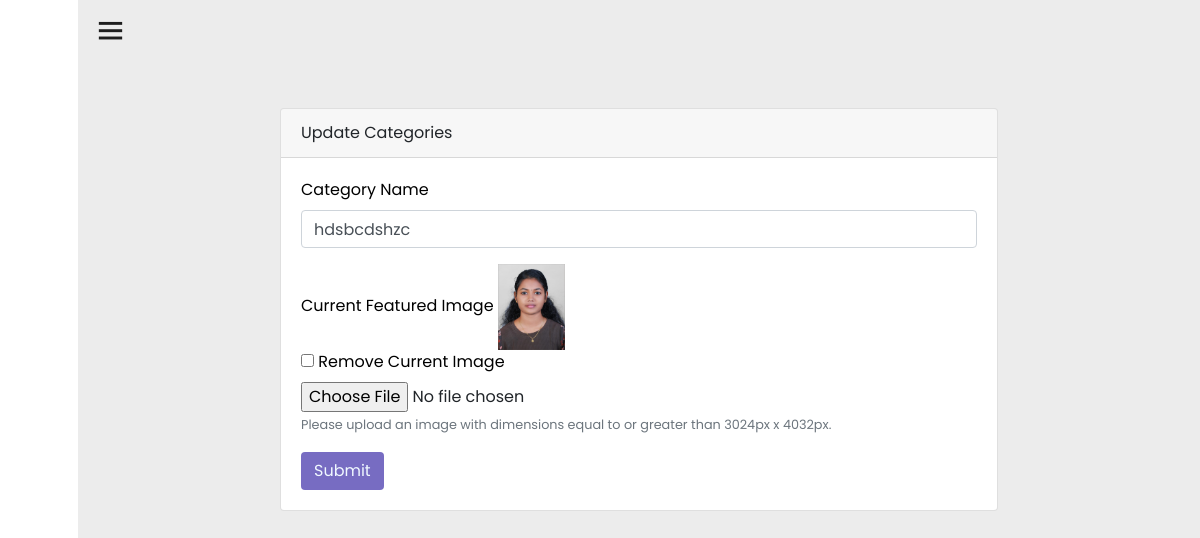
Page /admin_update_categories/13/ (signed in) on the committed database.
### travelapp/models.py (models this page shows, shortened)
class Category(models.Model):
    heading = models.CharField(max_length=255, verbose_name='Category Heading')
    image = models.ImageField(upload_to='image/', null=True, blank=True)

### travelapp/views.py (the view)
# urls.py: path('admin_update_categories/<int:id>/',views.admin_update_categories,name='admin_update_categories'),
@login_required(login_url='user_login')
def admin_update_categories(request, id):
    categories = get_object_or_404(Category, id=id)
    if request.method == 'POST':
        form = CategoryForm(request.POST, request.FILES, instance=categories)
        if form.is_valid():
            if 'remove_image' in request.POST:
                categories.image.delete()  # Delete the current image
                categories.image = None    # Remove the image field value
            form.save()
            return redirect('admin_category_view')
    else:
        form = CategoryForm(instance=categories)
    return render(request, 'admin_update_categories.html', {'form': form, 'categories': categories})

### travelapp/forms.py
class CategoryForm(forms.ModelForm):
    class Meta:
        model = Category
        fields = '__all__'

### travelapp/templates/admin_update_categories.html (shortened to what this page needs)
<!DOCTYPE html>
<html lang="en">
{% load static %}
<head>
       <link href='https://unpkg.com/boxicons@2.1.2/css/boxicons.min.css' rel='stylesheet'>
       <link rel="stylesheet" href="{% static 'asset/css/font-awesome.min.css' %}">
       <link rel="stylesheet" href="{% static 'asset/css/style.css' %}">
       <link rel="stylesheet" href="{% static 'asset/assets/css/style.css' %}">
    <link rel="stylesheet" href="{% static 'ad/css/bootstrap.min.css' %}">
    <link rel="stylesheet" href="{% static 'ad/css/style.css' %}">
    <link rel="stylesheet" href="{% static 'ad/css/bootstrap-theme.min.css' %}">
    <link rel="stylesheet" href="{% static 'ad/css/custom-bs.css' %}">
    <link rel="stylesheet" href="{% static 'ad/css/jquery.fancybox.min.css' %}">
    <link rel="stylesheet" href="{% static 'ad/css/owl.carousel.min.css' %}">
    <link rel="stylesheet" href="{% static 'ad/css/animate.min.css' %}">
    <link rel="stylesheet" href="{% static 'ad/css/quill.snow.css' %}">
    <link rel="stylesheet" href="{% static 'ad/fonts/icomoon/style.css' %}">
    <link rel="stylesheet" href="{% static 'ad/fonts/line-icons/style.css' %}">
</head>
</head>
<body>
    <div class="sidebar close">
        <a href="{% url 'admin_dashboard' %}" class="logo-box">
        </a>
    </div>
<body>
    <section class="home">
        <div class="toggle-sidebar">
            <i class='bx bx-menu'></i>
        </div>
        <div class="container">
            <div class="row justify-content-center mt-5">
                <div class="col-md-8">
                    <div class="card">
                        <div class="card-header">Update Categories</div>
                        <div class="card-body">
                            <form method="post" enctype="multipart/form-data">
                                <div class="form-group">
                                    <label for="name">Category Name</label>
                                    <input type="text" class="form-control" id="name" name="heading" placeholder="Category Name" value="{{ categories.heading }}">
                                </div>
                                <div class="form-group">
                                    <label for="image">Current Featured Image</label>
                                    {% if categories.image %}
                                        <img src="{{ categories.image.url }}" alt="Current Image" style="max-width: 10%;">
                                        <br>
                                        <input type="checkbox" id="remove_image" name="remove_image">
                                        <label for="remove_image">Remove Current Image</label>
                                    {% else %}
                                        <label for="new_image">Upload Featured Image</label>
                                    {% endif %}
                                    <input type="file" class="form-control-file" id="image" name="image" accept="image/*" >
                                    <small class="text-muted">Please upload an image with dimensions equal to or greater than 3024px x 4032px.</small>
                                </div>
                                <button type="submit" class="btn" style="background: #776cc2; color: aliceblue;">Submit</button>
                            </form>
                        </div>
                    </div>
                </div>
            </div>
        </div>
    </section>
</body>
</html>

### travelapp/static/asset/css/style.css (style rules this page uses)
* { font-family: 'Poppins', sans-serif; margin: 0; padding: 0; box-sizing: border-box; list-style: none; text-decoration: none; }
:root { --color_Blue: #ffffff; --color_Dark1: #1e1e1e; --color_Dark2: #dddddd; --color_Light1: #000000; --color_Light2: #1f1e1e; }
.sidebar { position: fixed; top: 0; left: 0; height: 100%; width: 260px; background-color:#FFFFFF; transition: all .5s ease; z-index: 100; }
.sidebar.close { width: 78px; }
.logo-box { height: 60px; width: 100%; display: flex; align-items: center; color: var(--color_Light1); transition: all .5s ease; }
.home { position: relative; background-color: #ececec; left: 260px; width: calc(100% - 260px); height: 100vh; transition: all .5s ease; }
.sidebar.close ~ .home { left: 78px; width: calc(100% - 78px); }
.home .toggle-sidebar { height: 60px; display: flex; align-items: center; width: fit-content; cursor: pointer; }
.home .toggle-sidebar i { font-size: 35px; color: var(--color_Dark1); margin-left: 15px; }

### travelapp/static/ad/css/style.css (style rules this page uses)
body { font-weight: 400; font-size: 1rem; line-height: 1.7; position: relative; }
body:after { content: ""; position: absolute; top: 0; left: 0; right: 0; bottom: 0; background: rgba(0, 0, 0, 0.7); z-index: 100; opacity: 0; visibility: hidden; -webkit-transition: .3s all ease; -o-transition: .3s all ease; transition: .3s all ease; }
.form-group label { color: #000; }
.text-muted { color: #d5d5d5 !important; }
.btn:after, .btn:before { display: none; }

### rows in the picture
Category: heading "hdsbcdshzc", image (picture)
